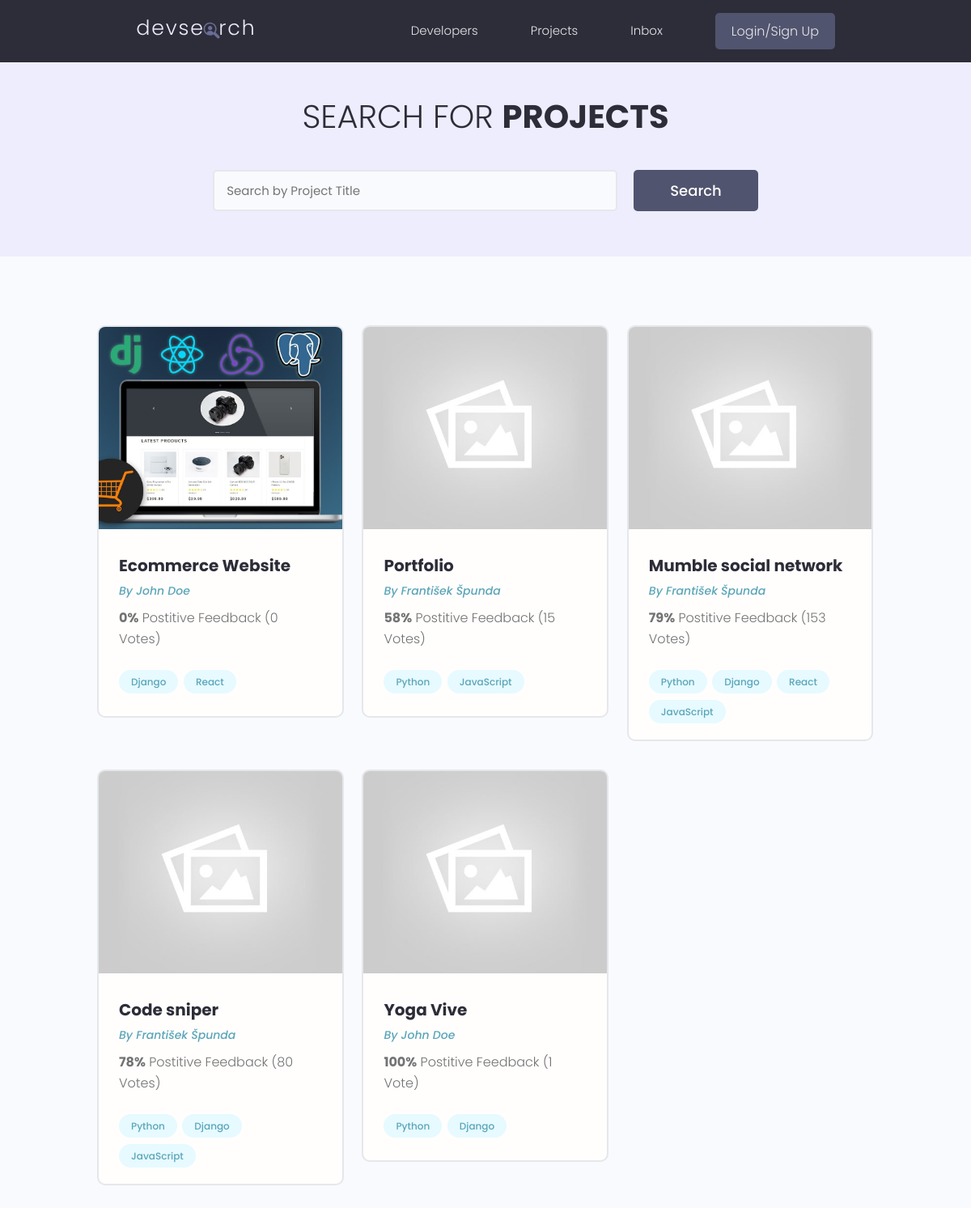
/projects/, run on the app's committed database.
### projects/models.py (models this page shows, shortened)
class Project(models.Model):
    owner = models.ForeignKey(Profile, null=True, blank=True, on_delete=models.SET_NULL)
    title = models.CharField(max_length=200)
    description = models.TextField(null=True, blank=True)
    featured_image = models.ImageField(null=True, blank=True, default='default.jpg')
    demo_link = models.CharField(max_length=2000, null=True, blank=True)
    source_link = models.CharField(max_length=2000, null=True, blank=True)
    tags = models.ManyToManyField('Tag', blank=True)
    vote_total = models.IntegerField(default=0, null=True, blank=True)
    vote_ratio = models.IntegerField(default=0, null=True, blank=True)
    created = models.DateTimeField(auto_now_add=True)
    id = models.UUIDField(default=uuid.uuid4, unique=True, primary_key=True, editable=False)

class Tag(models.Model):
    name = models.CharField(max_length=200)
    created = models.DateTimeField(auto_now_add=True)
    id = models.UUIDField(default=uuid.uuid4, unique=True, primary_key=True, editable=False)
    def __str__(self):
        return self.name

### users/models.py (models this page shows, shortened)
class Profile(models.Model):
    user = models.OneToOneField(User, on_delete=models.CASCADE, null=True, blank=True)
    username = models.CharField(max_length=200, blank=True, null=True)
    location = models.CharField(max_length=200, blank=True, null=True)
    name = models.CharField(max_length=200, blank=True, null=True)
    email = models.EmailField(max_length=500, blank=True, null=True)
    short_intro = models.CharField(max_length=200, blank=True, null=True)
    bio = models.TextField(blank=True, null=True)
    profile_image = models.ImageField(null=True, blank=True, upload_to='profiles/', default='profiles/user-default.png')
    social_github = models.CharField(max_length=200, blank=True, null=True)
    social_twitter = models.CharField(max_length=200, blank=True, null=True)
    social_linkedin = models.CharField(max_length=200, blank=True, null=True)
    social_youtube = models.CharField(max_length=200, blank=True, null=True)
    social_website = models.CharField(max_length=200, blank=True, null=True)
    created = models.DateTimeField(auto_now_add=True)
    id = models.UUIDField(default=uuid.uuid4, unique=True, primary_key=True, editable=False)

### projects/views.py (the view)
# urls.py: path('projects/', include('projects.urls')),
def projects(request):
    project = Project.objects.all()
    context = { 'projects': project }
    return render(request, 'projects/projects.html', context)

### projects/templates/projects/projects.html (shortened to what this page needs)
{% extends 'main.html' %}
{% block content %}
<main class="projects">
    <section class="hero-section text-center">
        <div class="container container--narrow">
            <div class="hero-section__box">
            <h2>Search for <span>Projects</span></h2>
            </div>
            <div class="hero-section__search">
            <form class="form" action="#" method="get">
                <div class="form__field">
                <input class="input input--text" id="formInput#search" type="text" name="text"
                    placeholder="Search by Project Title" />
                </div>
                <input class="btn btn--sub btn--lg" type="submit" value="Search" />
            </form>
            </div>
        </div>
    </section>
    <section class="projectsList">
        <div class="container">
            <div class="grid grid--three">
                {% for project in projects %}
                <div class="column">
                    <div class="card project">
                        <a href="{% url 'project' project.id %}" class="project">
                            <img class="project__thumbnail" src="{{project.featured_image.url}}" alt="project thumbnail" />
                            <div class="card__body">
                            <h3 class="project__title">{{project.title}}</h3>
                            <p><a class="project__author" href="{% url 'user-profile' project.owner.id %}">By {{project.owner.name}}</a></p>
                            <p class="project--rating">
                                <span style="font-weight: bold;">{{project.vote_ratio}}%</span> Postitive
                                Feedback ({{project.vote_total}} Vote{{project.vote_total|pluralize:"s"}})
                            </p>
                            <div class="project__tags">
                                {% for tag in project.tags.all %}
                                <span class="tag tag--pill tag--main">
                                <small>{{tag}}</small>
                                </span>
                                {% endfor %}
                            </div>
                            </div>
                        </a>
                    </div>
                </div>
                {% endfor %}
            </div>
        </div>
    </section>
  </main>
{% endblock content %}

### static/styles/app.css (style rules this page uses)
:root { --color-sub: #2d2d39; }
.btn--sub { background-color: var(--color-sub-light); }
.card { border: 2px solid var(--color-light); }
img { width: 100%; }
.hero-section { height: 40vh; display: flex; align-items: center; background-color: var(--color-sub); }
.hero-section__box { margin-bottom: 4rem; }
.hero-section__box > h2, .hero-section__box > h2 > span { font-size: 4rem; color: var(--color-light); line-height: 1.3; text-transform: uppercase; }
.hero-section__box > h2 { font-weight: 300; }
.hero-section__box > h2 > span { font-weight: 700; }
.hero-section__search > .form { display: flex; align-items: center; justify-content: center; gap: 2rem; }
.hero-section__search > .form input.input--text { width: 50rem; }
.project__author { font-size: 1.4rem; font-style: italic; }
.project--rating { margin-bottom: 1.6em; margin-top: .5em; }
.projects > .hero-section { background: var(--color-sub-lighter); height: 30vh; }
.projects .hero-section__box { margin-bottom: 2.5rem; }
.projects .hero-section__box > h2 { color: var(--color-sub); }
.projects .hero-section__box > h2 > span { font-weight: 700; color: var(--color-sub); }
.projectsList { margin-top: 8rem; }
.project__thumbnail { height: 25rem; object-fit: cover; object-position: top center; }
.project__title { font-size: 2rem; font-weight: 700; color: var(--color-sub); }

### static/uikit/styles/modules/_variables.css (style rules this page uses)
:root { --color-main: #5aa5b9; --color-main-light: #e6faff; --color-sub: #3f4156; --color-sub-light: #51546e; --color-sub-lighter: #ededfd; --color-text: #737373; --color-gray: #8b8b8b; --color-light: #e5e7eb; --color-light-gray: #767676; --color-bg: #f8fafd; --color-white: #fffefd; --color-white-light: #f3f3f3; --color-success: #359e64; --color-success-bg: #def8e8; --color-error: #fc4b0b; --color-error-bg: #fff2ee; --font-base: 'Poppins', arial, helvetica, 'Segoe UI', roboto, ubuntu, sans-serif; --font-monospace: 'Fira Code', 'Courier New', courier, monospace; --font-regular: 300; --font-medium: 500; --font-bold: 700; --generic-shadow: 1px 1px 5px #00000010; --generic-transition: all 0.3s ease-in-out; }

### static/uikit/styles/modules/_base.css (style rules this page uses)
* { margin: 0; padding: 0; box-sizing: border-box; text-rendering: optimizeLegibility; color: inherit; font-size: inherit; }
html { font-size: 50%; }
@media only screen and (min-width: 480px) { html { font-size: 56.25%; } }
@media only screen and (min-width: 1200px) { html { font-size: 62.5%; } }
body { line-height: 1.6; font-weight: 400; font-size: 1.5rem; color: var(--color-text); background-color: var(--color-bg); min-height: 100vh; }

### static/uikit/styles/modules/_typography.css (style rules this page uses)
* { font-family: var(--font-base); }
h2 { font-size: 3.6rem; font-weight: var(--font-bold); }
h3 { font-size: 3.2rem; font-weight: var(--font-medium); }
p, span, strong { font-size: 1.6rem; color: var(--color-text); font-weight: var(--font-regular); }
a { padding-bottom: 2px; text-decoration: none; display: inline-block; color: var(--color-main); font-weight: var(--font-medium); }

### static/uikit/styles/modules/_utilities.css (style rules this page uses)
.container { width: 92%; max-width: 165rem; margin: 0 auto; box-sizing: border-box; }
.container--narrow { width: 92%; max-width: 120rem; }
@media screen and (min-width: 1000px) { .container { width: 90%; } }
@media screen and (min-width: 1000px) { .container--narrow { width: 85%; } }
@media screen and (min-width: 1200px) { .container { width: 80%; } }
@media screen and (min-width: 1200px) { .container--narrow { width: 72%; } }
.text-center { text-align: center; }

### static/uikit/styles/modules/_button.css (style rules this page uses)
.btn { display: inline-block; position: relative; cursor: pointer; background-color: var(--color-light); font-weight: var(--font-medium); color: var(--color-sub); text-decoration: none; padding: 1rem 2rem; border-radius: 0.5rem; border: none; width: -webkit-fit-content; width: -moz-fit-content; width: fit-content; height: -webkit-fit-content; height: -moz-fit-content; height: fit-content; font-size: 1.6rem; outline-width: 0; outline-color: transparent; -webkit-backface-visibility: hidden; backface-visibility: hidden; transition: all 0.3s ease-in-out; }
.btn--sub { background-color: var(--color-sub); color: var(--color-white); }
.btn--lg { font-size: 1.8rem; padding: 1.2rem 4.5rem; }

### static/uikit/styles/modules/_card.css (style rules this page uses)
.card { border-radius: 1rem; background-color: var(--color-white); border: 1.5px solid var(--color-light); width: auto; height: auto; margin-top: 0.5rem; margin-bottom: 0.5rem; overflow: hidden; }
.card__body, .card__header { padding: 2rem 2.5rem; }

### data on the page
Project: featured_image (picture), title "Ecommerce Website", owner.name "John Doe", vote_ratio "0", vote_total "0"
Tag: name "Django"
Tag: name "React"
Project: featured_image (placeholder picture), title "Portfolio", owner.name "František Špunda", vote_ratio "58", vote_total "15"
Tag: name "Python"
Tag: name "JavaScript"
Project: featured_image (placeholder picture), title "Mumble social network", owner.name "František Špunda", vote_ratio "79", vote_total "153"
Project: featured_image (placeholder picture), title "Code sniper", owner.name "František Špunda", vote_ratio "78", vote_total "80"
Project: featured_image (placeholder picture), title "Yoga Vive", owner.name "John Doe", vote_ratio "100", vote_total "1"
